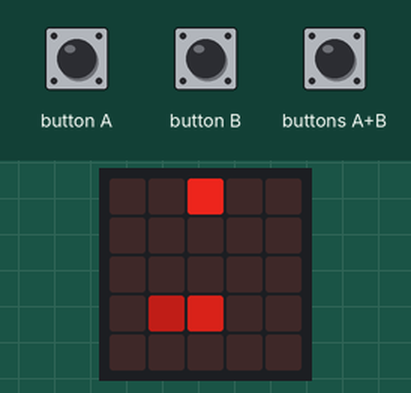
This program was run on a simulated BBC micro:bit running MicroPython. Shown: the board's 5×5 LED display. The inputs (shaded band) are chosen by the test bench. Dim RGB values are drawn brighter than linear; random numbers come from a fixed seed; the 48×5 strip is a reading aid, not a part: it shows the text the display is scrolling, unrolled, one strip-width of it at a time; what the program prints to the serial console is not drawn.

Above: at 1.2 s.
1.3 s: button A pressed for 0.15 s
At 2.4 s:
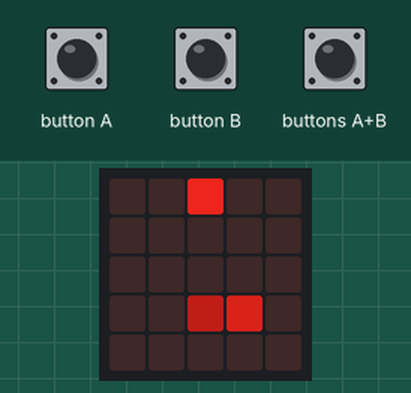
At 2.8 s:
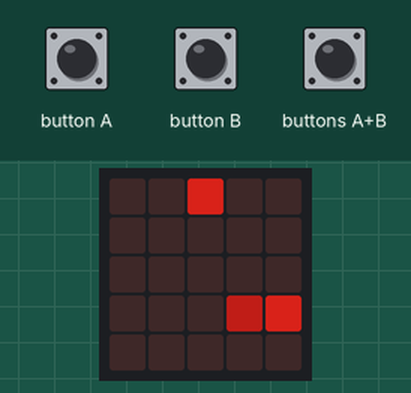
Timing chart, 0 to 4.3 s (numbered marks = the images above; inputs shaded):
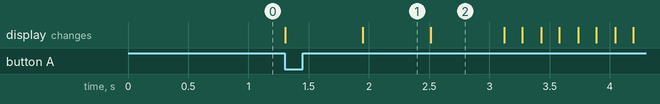

Measured:
- after the input at 1.3 s, the display: first changes at once (image 1 shows a later state)
- what the display in image 1 shows lasts 0.5 s, from 2.0 s to 2.5 s

The program:

main.py
```python
import math
from microbit import *
import random as rng
import time

def warn(text: str):
  print("\033[93m!" + text + "\u001b[0m")


class Canvas:
  """
  Object that can store sprites in it to be rendered
  """

  __slots__ = "VOID", "distance_tree", "sprite_names", "sprite_names_dict", "sprite_tree", "sprite_priority", "sprite_position_dict", "sprite_group_dict", "group_tree"

  def __init__(self, VOID):
    ''' Characters that fills the canvas when nothing is rendered on a tile. '''
    self.VOID = VOID
    '''List that contains every distance of each sprite '''
    self.distance_tree = []
    '''List that contains every reference of each sprite '''
    self.sprite_tree = []
    '''List that contains every groups that exists'''
    self.group_tree = []
    '''List that contains every name of each sprite '''
    self.sprite_names = []
    '''Dictionary that has a sprite reference as a key and the corresponding name as a value'''
    self.sprite_names_dict = {}
    '''Dictionary that has a sprite reference as a key and the corresponding position as a value'''
    self.sprite_position_dict = {}
    '''Dictionary that has a sprite reference as a key and the corresponding group as a value'''
    self.sprite_group_dict = {}

  def get_elements(self, position: list, canvas: object):
    """
    Returns sprites names at the given pos
    """

    object_at = []

    sprite_list = list(self.sprite_position_dict.copy().keys())
    position_list = list(self.sprite_position_dict.copy().values())

    while position in position_list:
      INDEX = position_list.index(position)

      object_at.append(sprite_list.pop(INDEX).name)
      # deletes the element from "sprite_list" and appends it to "object_at"
      del position_list[INDEX]
      # and remove the element from "position_list"

    return object_at

  def get_sprite(self, name):
    """
    returns reference to sprite that owns the given name
    """

    return self.sprite_names_dict[name]

  def call_group(self, group_to_call: str, method_to_call, *args):
    """
    Call a method  to every sprites that belongs to the group that is
    given

    like so:

    canvas.call_group("group_name_here" , method_is_going_to_be_called_on_them() )

    """

    #gets every sprite that is in the group given

    sprite_to_call = self.sprite_group_dict.get(group_to_call)
    if sprite_to_call == None:
      #if group given doesn't exist then sumbit error
      raise Exception(
        '''The group "''' + group_to_call +
        '''" doesn't exist please specify a valid group to call. ''')

    for todo_sprite in sprite_to_call:

      func = getattr(todo_sprite, method_to_call)
      func(*args)


class Sprite:
  """
  Object that can be used to fill the canvas
  """

  __slots__ = "canvas_owner", "char", "position", "name", "group", "distance",
  "on_function_ready"

  def __init__(
    self,
    canvas_owner: object,
    char: str,
    position: list,
    name: str,
    group=None,
  ):
    '''Character that represents the sprite when rendered.'''
    self.char = char
    '''List that has two element "x" and "y" it tells where to render the sprite.'''
    self.position = position
    '''Name of the sprite that can be used to get reference from it using the "get_sprite" method throught a "Canvas" object.'''
    self.name = name
    '''Canvas that the sprite is associated to.'''
    self.canvas_owner = canvas_owner
    '''group is a string that be used to call a method on each sprite that has the same method with
    the method "call_group" through the canvas and it can also be used to check collision by seing which sprite of which
    group is colliding with our sprite with the method "get_colliding_groups" that can be executed by a "Sprite" object. '''
    self.group = group

    if name in canvas_owner.sprite_names:
      # change name if already taken
      self.name = name + "@" + str(id(self))

    # register infos in "canvas_owner" :
    canvas_owner.sprite_tree.append(self)
    canvas_owner.sprite_names.append(self.name)
    canvas_owner.sprite_names_dict[self.name] = self
    canvas_owner.sprite_position_dict[self] = position

    if not (group in canvas_owner.sprite_group_dict):
      #if group is new then add to "group_tree" and create new key
      #location for "sprite_group_dict".
      canvas_owner.sprite_group_dict[group] = []
      canvas_owner.group_tree.append(group)

    canvas_owner.sprite_group_dict[group].append(self)

  def destroy(self):

    del self.canvas_owner.sprite_names_dict[self.name]
    del self.canvas_owner.sprite_position_dict[self]

    #remove self from key that contain every sprite in group
    INDEX = self.canvas_owner.sprite_group_dict[self.group].index(self)
    del (self.canvas_owner.sprite_group_dict[self.group])[INDEX]

    self.canvas_owner.sprite_names.remove(self.name)
    self.canvas_owner.sprite_tree.remove(self)

    if len(self.canvas_owner.sprite_group_dict[self.group]) == 0:
      #delete group if no one is in it.
      del self.canvas_owner.sprite_group_dict[self.group]
      self.canvas_owner.group_tree.remove(self.group)

    del self

  def rename(self, new_name: str):
    """
    allows to change the name of a sprite, to "rename" it.
    """

    del self.canvas_owner.sprite_names_dict[self.name]

    if new_name in self.canvas_owner.sprite_names:
      # change new_name with object id()
      new_name = new_name + "@" + str(id(self))

    # change name

    INDEX = self.canvas_owner.sprite_names.index(self.name)
    self.canvas_owner.sprite_names[INDEX] = new_name
    self.name = new_name
    self.canvas_owner.sprite_names_dict[new_name] = self

  def get_colliding_objects(self):
    """
    Returns a list of colliding objects(by name)
    """

    object_colliding = []

    sprite_check_list = list(
      self.canvas_owner.sprite_position_dict.copy().keys())
    position_check_list = list(
      self.canvas_owner.sprite_position_dict.copy().values())

    sprite_check_list.remove(self)
    position_check_list.remove(self.position)

    for todo_sprite in sprite_check_list:

      POSITION_CHECK = self.canvas_owner.sprite_position_dict[
        todo_sprite]  # gets the position from key

      if self.position in position_check_list:

        object_colliding.append(
          todo_sprite.name) if POSITION_CHECK == self.position else None
      else:
        break

    return object_colliding

  def get_colliding_groups(self):
    """
    Returns a list of colliding objects(by groups)
    """

    object_colliding = []

    sprite_check_list = list(
      self.canvas_owner.sprite_position_dict.copy().keys())
    position_check_list = list(
      self.canvas_owner.sprite_position_dict.copy().values())

    sprite_check_list.remove(self)
    position_check_list.remove(self.position)

    for todo_sprite in sprite_check_list:

      POSITION_CHECK = self.canvas_owner.sprite_position_dict[
        todo_sprite]  # gets the position from key

      if self.position in position_check_list and not (set(
          self.canvas_owner.group_tree) == set(object_colliding)):

        object_colliding.append(
          todo_sprite.group) if POSITION_CHECK == self.position else None
      else:
        break

    return object_colliding

  def update_distance(self):
    """

        update the dictionary : "sprite_position_dict" of "canvas_owner"
        like so :

        sprite_reference :  sprite_position

    """

    # update it
    self.canvas_owner.sprite_position_dict[self] = self.position

  def change_x(self, value: int):
    """
        adds "value" to the y-axis of "position"
        """

    self.position[0] += value
    self.update_distance()

  def change_y(self, value: int):
    """
        adds "value" to the y-axis of "position"
        """

    self.position[1] += value
    self.update_distance()

  def set_x(self, value: int):
    """
        sets "value" to the x-axis of "position"
        """

    self.position[0] = value
    self.update_distance()

  def set_y(self, value: int):
    """
        sets "value" to the y-axis of "position"
        """

    self.position[1] = value
    self.update_distance()

  def set_position(self, value: list):

    self.position = value
    self.update_distance()

  def change_position(self, x_val: int = 0, y_val: int = 0):

    self.position[0] += x_val
    self.position[1] += y_val
    self.update_distance()


class Camera:
  """

    Object that can render a part of a canvas at a given position with a given size using " render() "

    """

  __slots__ = "canvas_owner", "size", "position", "name", "sprite_render_priority", "sprite_distance_dict"

  def __init__(self, canvas_owner: object, size: list, position: list,
               name: str):
    '''canvas that is associated with. '''
    self.canvas_owner = canvas_owner
    '''size of the camera '''
    self.size = size
    ''' position of the camera '''
    self.position = position
    ''' name of the camera'''
    self.name = name
    ''' define the order of rending sprties '''
    self.sprite_render_priority = []
    ''' dictionnary that contain keys "sprite" for value "distance" '''
    self.sprite_distance_dict = {}

    if size == [0, 0]:

      warn(
        ''' size of camera : "''' + name +
        '''" isn't defined so it will most likely not work.\n please define a valid size.'''
      )

  def update_sprite_distance_dict(self):
    """
        update the distance of every sprite
        """

    self.sprite_distance_dict = {}

    for todo_sprite in self.canvas_owner.sprite_tree:
      sprite_position = [
        todo_sprite.position[0] - self.position[0],
        todo_sprite.position[1] - self.position[1]
      ]
      self.sprite_distance_dict[todo_sprite] = self.get_square_distance_to(
        sprite_position)

  def clear_canvas(self):
    """
    returns a clean canvas, setted
    in to it's empty state
    """

    SIZE_X = self.size[0]
    SIZE_Y = self.size[1]

    line = [self.canvas_owner.VOID for _ in range(SIZE_X)]

    clear_canvas = [line.copy() for _ in range(SIZE_Y)]
    return clear_canvas

  def edit_element(self, canvas, x, y, char):
    """
    allows to edit an element of a canvas
    """

    (canvas[y])[x] = char

  def dist(self, pos1, pos2):
    return math.sqrt((pow((pos2[0] - pos1[0]), 2) + pow(
      (pos2[1] - pos1[1]), 2)))  # √[(x₂ - x₁)² + (y₂ - y₁)²]

  def get_square_distance_to(self, position: list):
    """
    returns the sum of the distance between the 4 corners of         the square
    """

    SIZE_X = self.size[0] - 1
    SIZE_Y = self.size[1] - 1

    corner_top_left = [0, 0]
    corner_top_right = [SIZE_X, 0]
    corner_bottom_right = [SIZE_X, SIZE_Y]
    corner_bottom_left = [0, SIZE_Y]

    return (self.dist(corner_top_left, position) +
            self.dist(corner_top_right, position) +
            self.dist(corner_bottom_right, position) +
            self.dist(corner_bottom_left, position))

  def render(self):
    """
    Returns the rendered canvas as a string if "is_string" is true else as a          2D-list
    """

    self.update_sprite_distance_dict()
    canvas = self.clear_canvas()

    MAX_DISTANCE = (self.get_square_distance_to([0, 0]))

    distances = list(self.sprite_distance_dict.copy().values())
    sprite_list = list(self.sprite_distance_dict.copy().keys())

    for todo in range(len(self.canvas_owner.sprite_tree)):

      min_distance = min(distances)
      # gets the smallest distance in list "distances"
      is_off_screen = (min_distance + self.get_square_distance_to(
        self.position)) > (MAX_DISTANCE +
                           self.get_square_distance_to(self.position))

      if is_off_screen:
        # if the smallest distance of the sprite(+ camera offset)
        # is bigger than "MAX_DISTANCE"
        break

      #get corresponding sprite reference
      index = distances.index(min_distance)
      sprite = sprite_list[index]
      position_to_render_sprite = [
        sprite.position[0] - self.position[0],
        sprite.position[1] - self.position[1]
      ]

      #edit canvas
      self.edit_element(canvas, position_to_render_sprite[0],
                        position_to_render_sprite[1], sprite.char)

      # remove thoses
      del sprite_list[index]
      del distances[index]

    return canvas

  def send_light_update(self):

    x = 0
    y = 0

    for line in self.render():

      for element in line:

        display.set_pixel(x, y, element)
        x += 1

      x = 0
      y += 1

  def is_renderable(self, distance):
    """
    returns whether a sprite a renderable from the distance given.
    """

    MAX_DISTANCE = (self.get_square_distance_to([0, 0]))

    return not (distance + self.get_square_distance_to(self.position)) > (
      MAX_DISTANCE + self.get_square_distance_to(self.position))


### functions ###


def get_possible_spawn_points(range_x, range_y):

  taken_pos = canvas.sprite_position_dict.copy().values()
  positions = []
  for y in range(range_y):
    for x in range(range_x):
      if not [x, y] in taken_pos:
        positions.append([x, y])
  return positions


def spawn_apple(range_x, range_y):

  #gets possble spawn position that aren't taken yet.
  print(get_possible_spawn_points(range_x, range_y))
  spawn_position = rng.choice(get_possible_spawn_points(range_x, range_y))

  apple = Sprite(canvas, 7, spawn_position, "apple", group="collectable")


def change_direction(increment):

  avaible_directions = [[1, 0], [0, 1], [-1, 0], [0, -1]]

  index: list = avaible_directions.index(direction)
  index += increment

  if index > 3:

    index = 0

  elif index < 0:
    index = 3

  return avaible_directions[index]


def move(x, y):

  global score
  global latency
  is_point = False
  HEAD = canvas.get_sprite("head")

  colliding_objects = HEAD.get_colliding_groups()

  if len(colliding_objects) > 0:

    if "collectable" in colliding_objects:
      #destroy apple and spawn a new one
      canvas.get_sprite("apple").destroy()
      latency *= 0.95
      is_point = True
      score += 1

  else:
    #music.stop()
    #music.pitch(5, 6 , wait=False)
    TAIL = snake_body[0]
    snake_body.remove(TAIL)
    TAIL.destroy()

  #rename head as "body"
  OLD_HEAD = snake_body[-1]
  OLD_HEAD.char = 3
  OLD_HEAD.rename("body")

  #create new head at desired position
  head = Sprite(canvas,
                5, [OLD_HEAD.position[0] + x, OLD_HEAD.position[1] + y],
                "head",
                group="snake")
  snake_body.append(head)
  if is_point:
      if score == 23:
          is_win = True
          is_alive = False
      else:
          spawn_apple(4 , 4)

def check_death():

  global alive

  position = canvas.get_sprite("head").position

  object_colliding = canvas.get_sprite("head").get_colliding_groups()
  if "snake" in object_colliding:
    alive = False

  #if off-screen die
  if position[0] == -1 or position[0] == 5 or position[1] == -1 or position[
      1] == 5:
    alive = False


### code ###
def game():

  global is_win
  global alive
  global camera
  global canvas
  global snake_body
  global direction
  global score
  global latency

  latency = 600.0

  canvas = Canvas(0)
  camera = Camera(canvas, [5, 5], [0, 0], "camera")
  snake_body = []

  head = Sprite(canvas, 5, [2, 3], "head", group="snake")
  snake_body.append(head)

  body = Sprite(canvas, 3, [1, 3], "body", group="snake")
  snake_body.append(body)


  direction = [1, 0]
  spawn_apple(4, 4)


  time_passed = running_time()
  has_pressed = False
  score = 0
  alive = True
  is_win = False

  direction_input = direction

  camera.send_light_update()

  while not (button_a.is_pressed() == True or button_b.is_pressed() == True):
      pass

  has_pressed = True

  while alive:

    if has_pressed == False:

      if button_a.is_pressed():
        direction = direction_input
        direction = change_direction(-1)
        has_pressed = True

      elif button_b.is_pressed():
        direction = direction_input
        direction = change_direction(1)
        has_pressed = True

    elif button_a.is_pressed() == False and button_b.is_pressed() == False:

      has_pressed = False

    if (running_time() - time_passed) > latency:

      direction_input = direction
      time_passed = running_time()
      move(direction[0], direction[1])
      check_death()

      APPLE = canvas.get_sprite("apple")

      if APPLE.char == 7:
        APPLE.char = 5

      else:
        APPLE.char = 7

      camera.send_light_update()


  for i in range(4):
    display.off()
    camera.send_light_update()
    time.sleep(0.15)
    display.on()
    time.sleep(0.15)

  display.scroll("Score: " +
                 str(score)) if  is_win == False else display.scroll(
                   "You won, you have the perfect score of " + str(score))
  game()


game()
```
